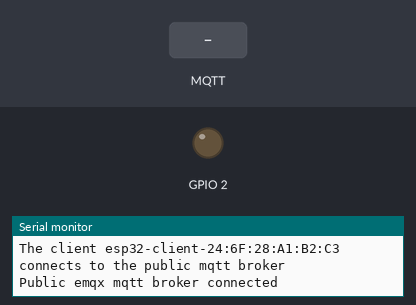
Recording of a sketch running on a simulated ESP32. Parts: output pins drawn as LEDs (lit = HIGH), the last lines printed to the serial monitor. Inputs (shaded band) come from the test bench. WiFi joins after 1.5 s; servers stay silent unless stated; no MQTT or app messages arrive unless stated.

Above: at 3.2 s.
3.3 s: MQTT message "power" arrives on the first subscribed topic
At 4.6 s:
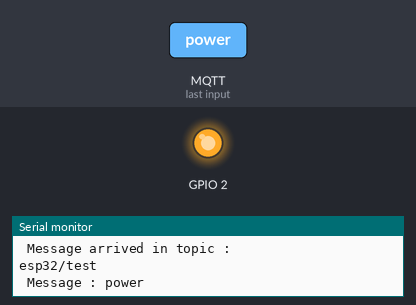
5.5 s: MQTT message "ping" arrives on the first subscribed topic
7.5 s: MQTT message "1" arrives on the first subscribed topic
Timing chart, 0 to 10.5 s (numbered marks = the images above; inputs shaded):
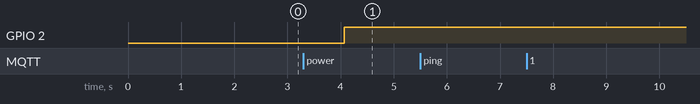

Measured:
- after the input at 3.3 s, GPIO 2: LOW → HIGH after 0.77 s

The sketch:

MQTT-ESP32.ino
```cpp
/*
 *  This sketch sends a message to a TCP server
 *
 */

#include "WiFi.h"
#include <PubSubClient.h>


const char * ssid = " E408A1";
const char * password = "73427342";

// const char *mqtt_host[] = "cd1e0119.us-east-1.emqx.cloud" ;
// const char *clientid[] = "ESP32" ;
// const char *username[] = "ESP32" ;
// const char *passwd[] = "esp32" ;
// const char topicname[] = "ledlclient" ;
// const char topicsub[] = "ledlserver" ;
// const int *mqtt_port = 8084 ;

// MQTT Broker
const char *mqtt_broker = "cd1e0119.us-east-1.emqx.cloud";
const char *topic = "esp32/test";
const char topicname[] = "ledlclient" ;
const char topicsub[] = "ledlserver" ;
const char *mqtt_username = "ESP32";
const char *mqtt_password = "esp32";
const int mqtt_port = 15253;

WiFiClient espClient;
PubSubClient client(espClient);
void setup()
{
    Serial.begin(115200);
    delay(10);


    // set led pin
  //digitalWrite (LED_BUILTIN ,HIGH);
  pinMode (LED_BUILTIN , OUTPUT); // Initiaoutputlize the LED_BUILTIN pin as an

    // We start by connecting to a WiFi network
    WiFi.mode(WIFI_STA);
    WiFi.begin("E408A1", "73427342");

    Serial.println();
    Serial.println();
    Serial.print("Waiting for WiFi... ");

    while(WiFi.status() != WL_CONNECTED) {
        Serial.print(".");
        delay(500);
    }

    Serial.println("");
    Serial.println("WiFi connected");
    Serial.println("IP address: ");
    Serial.println(WiFi.localIP());

    delay(500);


client.setServer(mqtt_broker, mqtt_port);
client.setCallback(callback);
while (!client.connected()) {
    String client_id = "esp32-client-";
    client_id += String(WiFi.macAddress());
    Serial.printf("The client %s connects to the public mqtt broker\n", client_id.c_str());
    if (client.connect(client_id.c_str(), mqtt_username, mqtt_password)) {
        Serial.println("Public emqx mqtt broker connected");
    } else {
        Serial.print("failed with state ");
        Serial.print(client.state());
        delay(2000);
    }
}


client.subscribe(topic);
// client.publish(topic, "power");

}


/*void callback(char *topic, byte *payload, unsigned int length) {
    Serial.print("Message arrived in topic: ");
    Serial.println(topic);
    Serial.print("Message:");
    for (int i = 0; i < length; i++) {
        Serial.print((char) payload[i]);
    }
    Serial.println();
    Serial.println("-----------------------");
}*/

void respond(){
  //client.subscribe(topic);
  client.publish(topic, "pong");
}

void callback( char *topic , byte *payload , unsigned int length ) {
    Serial.println ( " Message arrived in topic : " ) ;
    Serial.println (topic);
    Serial.print ( " Message : " ) ;
    String message ;
    char *message2 ;
    for ( int i = 0 ; i < length ; i ++ ) {
       message = message + (char)payload[i] ; // convert * byte to string
   }
    Serial.print (message) ;
    if (message == "ping" ) {
      Serial.println (".......................");
      respond();
   }
    else if ( message == "power" ) {
      digitalWrite(LED_BUILTIN , !digitalRead(LED_BUILTIN));
     // the led tells the client the state of the led .
     // low is led on
     if ( digitalRead (LED_BUILTIN)== HIGH) {
        message2 = " led1 : 1 " ;
     }
      else {
        message2 = "led1:0" ;
      }
    //  client.publish ( topic , message2 ) ;
    }
  } // LED on


void loop()
{

 client.loop();
 delay(1000);
}
```
